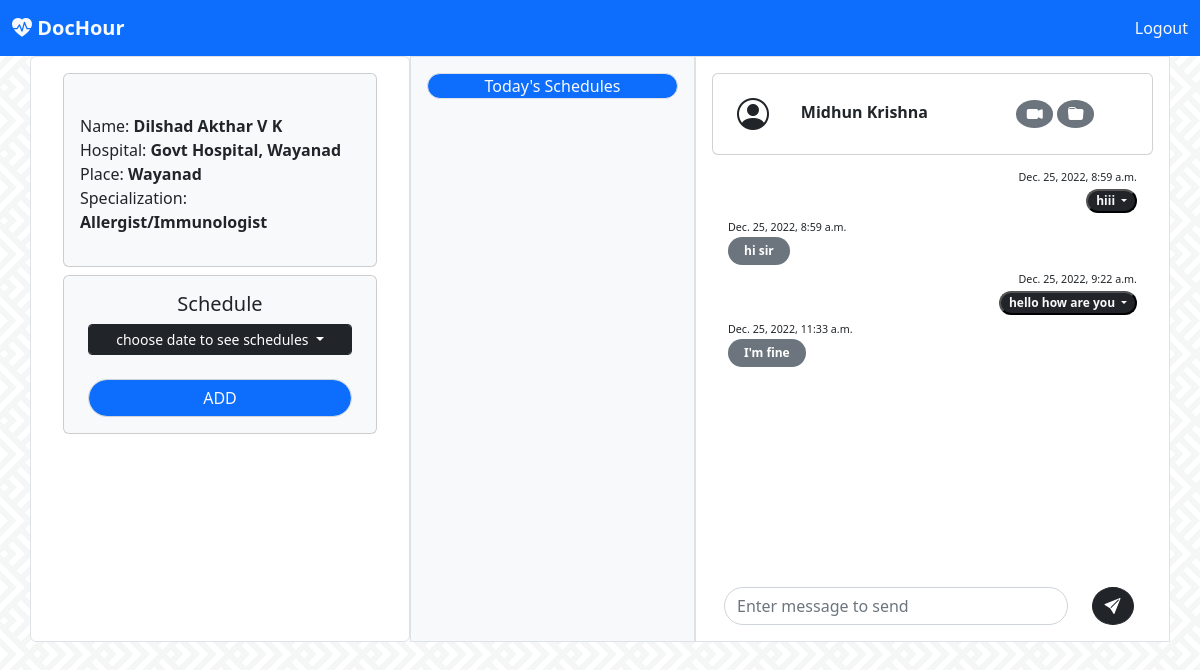
Before: /doctor/doc_home_chat/1 (signed in) with the older database file.
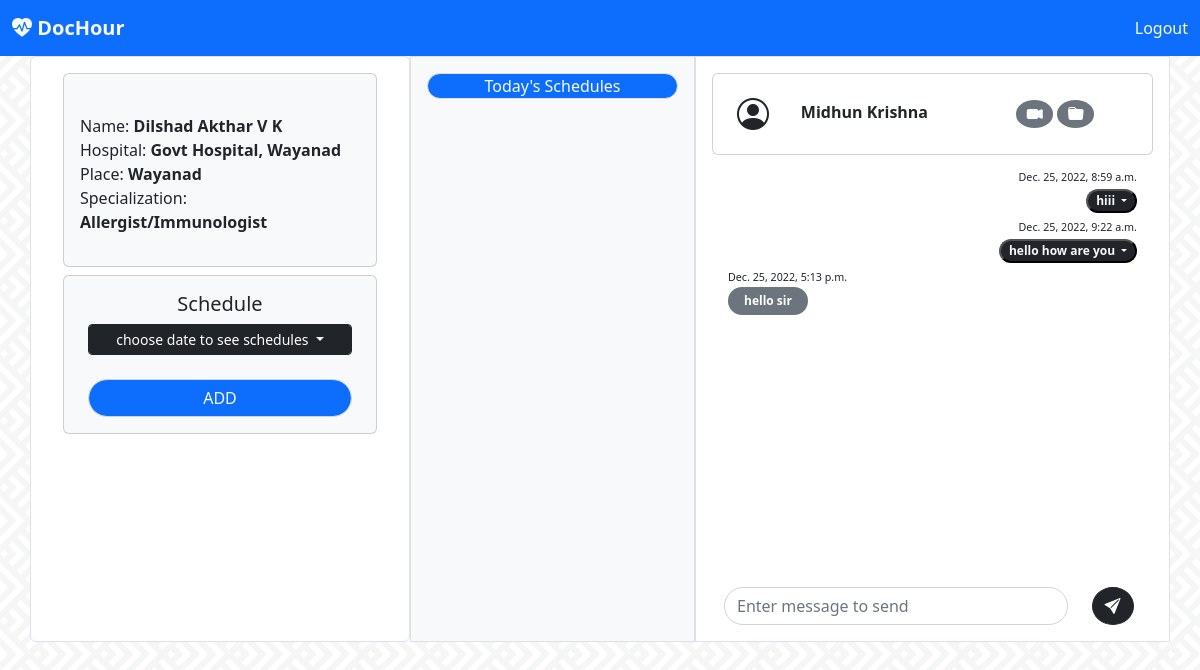
After: the same page with the newer database file.
### doctor/models.py (models this page shows, shortened)
class Message(models.Model):
    datetime = models.DateTimeField(auto_now=True)
    sender = models.ForeignKey(User, on_delete=models.CASCADE, related_name='sender')
    reciever = models.ForeignKey(User, on_delete=models.CASCADE, related_name='reciever')
    message = models.CharField(max_length=250)

### doctor/views.py (the view)
# urls.py: url(r'^doc_home_chat/(?P<client>\d+)$', views.doc_home_chat, name='doc_home_chat'),
def doc_home_chat(request, client):
    doc = Doctor.objects.get(user=request.user)
    schedule = Schedule.objects.filter(doc=doc)
    dates = sorted(set([sc.date for sc in schedule]))
    today = Schedule.objects.filter(doc=doc, date=dt.today())
    client = Client.objects.get(id=client)
    msgs_send = Message.objects.filter(sender=request.user.id, reciever=client.user.id)
    msgs_recieved = Message.objects.filter(reciever=request.user.id, sender=client.user.id)
    msgs = sorted(chain(msgs_send, msgs_recieved), key=attrgetter('datetime'))
    return render(request,'doctor/doc-home.html', context={'doc':doc, 'dates':dates, 'today':today, 'client' :client, 'msgs':msgs})

### doctor/models.py (called while the page is built)
    def __str__(self) -> str:
        return self.spec

### templates/doctor/doc-home.html (shortened to what the changed rows need)
<!doctype html>
<html lang="en">
  <head>
    <link rel="stylesheet" href="https://cdn.jsdelivr.net/npm/bootstrap-icons@1.10.2/font/bootstrap-icons.css">
    <link href="https://cdn.jsdelivr.net/npm/bootstrap@5.2.3/dist/css/bootstrap.min.css" rel="stylesheet">
  </head>
  <body style="background-image: url('../../../static/images/bg.webp');background-repeat: repeat; background-position: center; ">
      <div class="container">
      <div class="row">
        <div class="col-sm-5 mx-auto p-3 border bg-white">
            <div class="px-3" style="overflow-y: scroll; height:400px"  id="msgboxdoc">
              {% for m in msgs %}
              {% if m.sender.is_staff %}
              <div class="dropdown text-end">
                <small><small><small>{{m.datetime}}</small></small></small><br>
                <button class="dropdown-toggle bg-dark text-light badge rounded-pill" type="button" data-bs-toggle="dropdown" aria-expanded="false">
                  {{m.message}}
                </button>
              </div>
                {% else %}
                <div class=""><small><small><small>{{m.datetime}}</small></small></small><br><span class="badge text-bg-secondary  rounded-pill px-3 py-2">{{m.message}}</span></div>
                {% endif %}
              {% empty %}
              <p class="text-center"><span class="badge rounded-pill text-bg-secondary px-3 py-2">{% if client %} No messages yet! {% else %} Select a client to start chat. {% endif %}</span></p>
              {% endfor %}
            </div>
        </div>
      </div>
      </div>
  </body>
</html>

Changed rows visible on the page:
removed Message: datetime "Dec. 25, 2022, 8:59 a.m.", message "hi sir"
removed Message: datetime "Dec. 25, 2022, 11:33 a.m.", message "I'm fine"
added Message: datetime "Dec. 25, 2022, 5:13 p.m.", message "hello sir"
